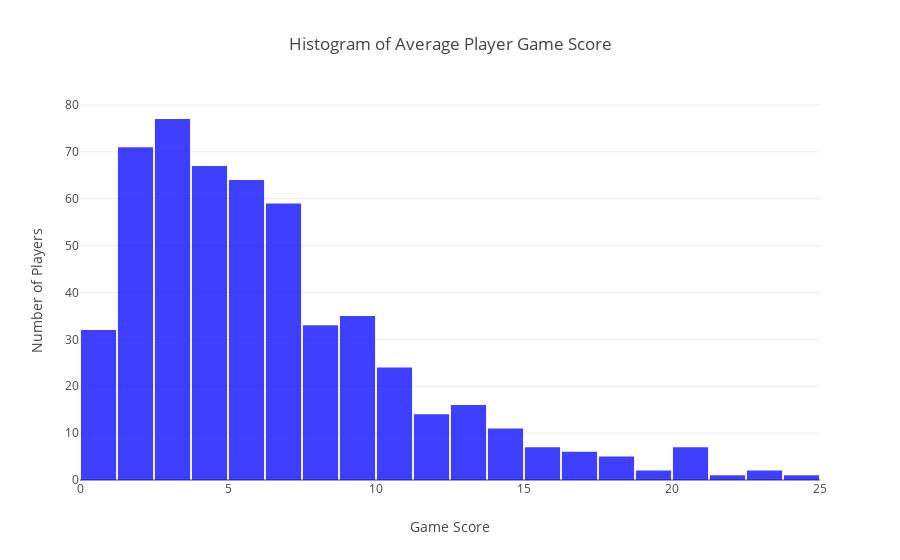

Notebook code cell kept with this figure:
### Code cell
trace1 = go.Histogram(
    x=gsAvgs.gameScore,
    histnorm='count',
    name='control',
    xbins=dict(
        start=0.0,
        end=25.0,
        size=1.25
    ),
    marker=dict(
        color='#0000FF',
    ),
    opacity=0.75
)

data = [trace1]

layout = go.Layout(
    title='Histogram of Average Player Game Score',
    xaxis=dict(
        title='Game Score'
    ),
    yaxis=dict(
        title='Number of Players'
    ),
    bargap=0,
    bargroupgap=0.05
)

fig = go.Figure(data=data, layout=layout)
iplot(fig, filename='styled histogram')

### Figure 1 — Plotly figure (JSON) as saved in the notebook; plotly's stock layout.template omitted (floating-point values rounded to 4 significant figures; data arrays with more than 128 entries replaced by an {"elided": "..."} marker saying what was removed)
{"data": [{"histnorm": "count", "marker": {"color": "#0000FF"}, "name": "control", "opacity": 0.75, "type": "histogram", "x": {"elided": "543 float values"}, "xbins": {"end": 25, "size": 1.25, "start": 0}}], "layout": {"bargap": 0, "bargroupgap": 0.05, "title": "Histogram of Average Player Game Score", "xaxis": {"title": "Game Score"}, "yaxis": {"title": "Number of Players"}}}
